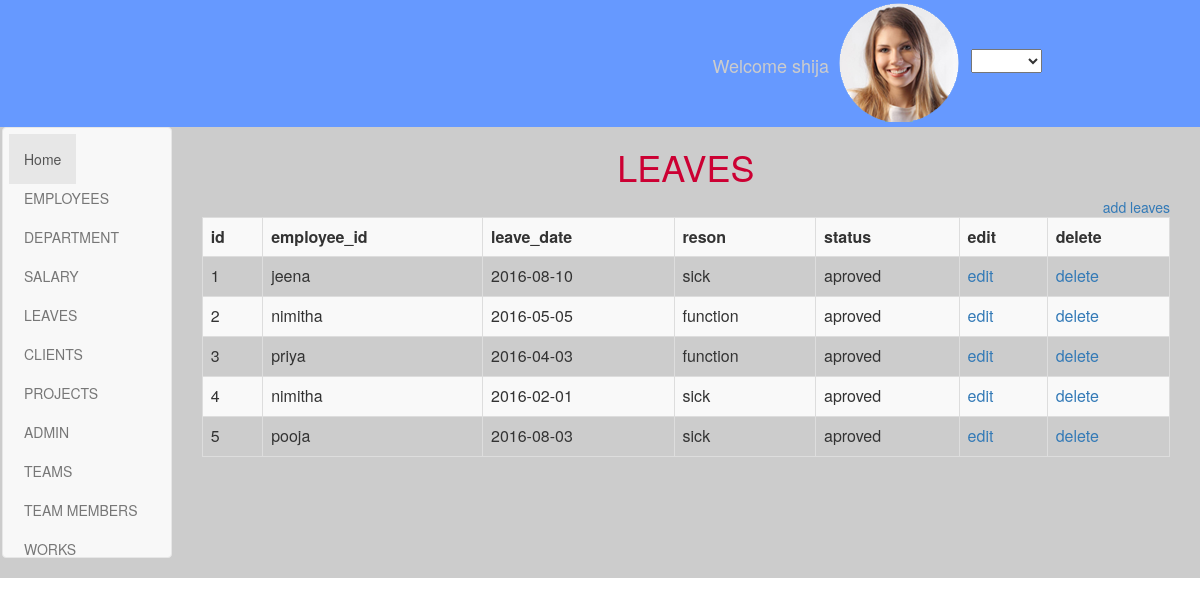
The page /view_leaves.php on the database its author committed.
### tables this page shows
CREATE TABLE IF NOT EXISTS `tbl_leaves` (
  `id` int(11) NOT NULL AUTO_INCREMENT,
  `employee_id` varchar(10) NOT NULL,
  `leave_date` date NOT NULL,
  `reson` varchar(20) NOT NULL,
  `status` varchar(20) NOT NULL,
  PRIMARY KEY (`id`)
);

CREATE TABLE IF NOT EXISTS `tbl_employees` (
  `id` int(11) NOT NULL AUTO_INCREMENT,
  `name` varchar(10) NOT NULL,
  `email` varchar(10) NOT NULL,
  `phone` varchar(10) NOT NULL,
  `address` varchar(20) NOT NULL,
  `qualification` varchar(10) NOT NULL,
  `department_id` varchar(10) NOT NULL,
  `password` varchar(10) NOT NULL,
  `status` varchar(10) NOT NULL,
  PRIMARY KEY (`id`)
);

### view_leaves.php (the view, shortened to what this page needs)
<html xmlns="http://www.w3.org/1999/xhtml">
<head>
<link rel="stylesheet" href="css/bootstrap.min.css">
<link rel="stylesheet" href="css/style.css" />
</head>
<body>
<?php
include('header.php');
?>
<div class="container-fluid sec2">
<div class="col-md-2">
<?php
include('sidebar.php');
?>
</div>
<div class="col-md-10">
<?php
$con=open_connection();
$sql="SELECT tbl_leaves.id, tbl_employees.name, tbl_leaves.leave_date, tbl_leaves.reson, tbl_leaves.status
FROM tbl_leaves
INNER JOIN tbl_employees ON tbl_leaves.employee_id = tbl_employees.id
order by tbl_leaves.id";
$result=mysqli_query($con,$sql);
?>
<h1>LEAVES</h1>
<div class="add1" >
<a  href="add_leaves.php"> add leaves</a>
</div>
<table id="example" class="table table-striped table-bordered" cellspacing="0" width="100%">
<tr>
<th>id</th>
<th>employee_id</th>
<th>leave_date</th>
<th>reson</th>
<th>status</th>
<th>edit</th>
<th>delete</th>
</tr>
<?php
while($row=mysqli_fetch_Array($result))
{?>
<tr>
<td><?php echo $row['id']?></td>
<td><?php echo $row['name']?></td>
<td><?php echo $row['leave_date']?></td>
<td><?php echo $row['reson']?></td>
<?php
if( $row['status']==1)
{?>
<td><?php echo 'aproved'?></td>
<?php }
?>
<td><a href="edit_leaves.php?eid=<?php echo $row['id'];?>">edit</a></td>
<td><a href="delete_leaves.php?did=<?php echo $row['id'];?> ">delete</a></td>
</tr>
<?php }?>
</table>
</div>
<div class="col-md-1">
</div>
</div>
</body>
</html>

### header.php (shortened to what this page needs)
<!DOCTYPE html PUBLIC "-//W3C//DTD XHTML 1.0 Transitional//EN" "http://www.w3.org/TR/xhtml1/DTD/xhtml1-transitional.dtd">
<html xmlns="http://www.w3.org/1999/xhtml">
<head>
<link rel="stylesheet" href="css/bootstrap.min.css">
<link rel="stylesheet" href="css/style.css" />
</head>
<body>
<div class="container-fluid sec1">
<div class="col-md-5">
<h4>Welcome shija</h4>
<img src="images/pic1.png" />
<select class="option1">
<option value="null"></option>
<option value="logout">logout</option>
</select>
</div>
</div>
</body>
</html>

### sidebar.php (shortened to what this page needs)
<!DOCTYPE html PUBLIC "-//W3C//DTD XHTML 1.0 Transitional//EN" "http://www.w3.org/TR/xhtml1/DTD/xhtml1-transitional.dtd">
<html xmlns="http://www.w3.org/1999/xhtml">
<head>
</head>
<body>
<nav class="navbar navbar-default">
<ul class="nav navbar-nav nav_home">
       <li class="active"><a href="#">Home</a></li>
        <br />
       <li><a href="index.php">EMPLOYEES</a></li>
        <li><a href="view_department.php">DEPARTMENT</a></li>
        <li><a href="view_salary.php">SALARY</a></li>
        <li><a href="view_leaves.php">LEAVES</a></li>
        <li><a href="view_tbl_client.php">CLIENTS</a></li>
        <li><a href="view_tbl_projects.php">PROJECTS</a></li>
         <li><a href="view_admin.php">ADMIN</a></li>
        <li><a href="view_tbl_team.php">TEAMS</a></li>
         <li><a href="view_tbl_team_members.php">TEAM MEMBERS</a></li>
          <li><a href="view_works.php">WORKS</a></li>
      </ul>
</nav>
</body>
</html>

### css/style.css (style rules this page uses)
.sec1 { background:#69F; }
.sec1 h4 { float:left; color:#CCC; margin-top: 56px; }
.sec2 { padding-left: 0px; margin-left: -13px; background:#CCC; }
.sec2 h1 { text-align:center; color:#C03; }
.sec2 li { padding: 6px; margin-bottom: -23px; }
.add1 { float:right; }

### rows shown on the page
tbl_leaves: id "1", employee.name "jeena", leave_date "2016-08-10", reson "sick", status "aproved"
tbl_leaves: id "2", employee.name "nimitha", leave_date "2016-05-05", reson "function", status "aproved"
tbl_leaves: id "3", employee.name "priya", leave_date "2016-04-03", reson "function", status "aproved"
tbl_leaves: id "4", employee.name "nimitha", leave_date "2016-02-01", reson "sick", status "aproved"
tbl_leaves: id "5", employee.name "pooja", leave_date "2016-08-03", reson "sick", status "aproved"
